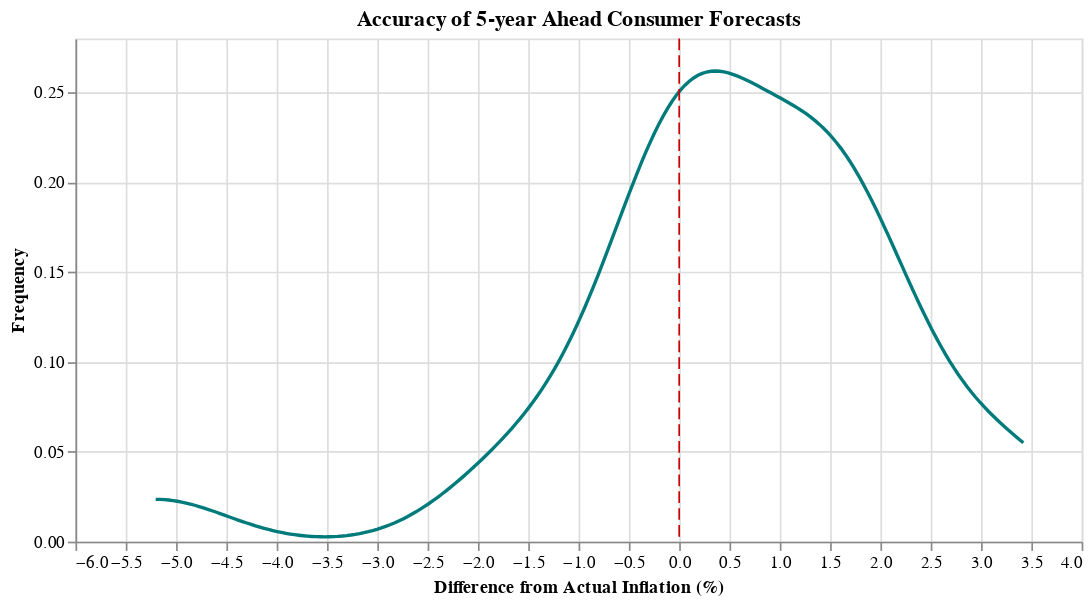

The cell this chart's notebook holds for it:
### Code cell
melted_expectations_dif = pd.melt(expectations,
    id_vars=["Year5"],
    value_vars=["Consumer_dif5", "Econ_dif5", "Breakeven_dif5"],
    var_name="type",
    value_name="value"
)

melted_expectations_dif['type'] = melted_expectations_dif['type'].replace({
    "Consumer_dif5": "Consumers",
    "Econ_dif5": "Economists",
    "Breakeven_dif5": "Breakeven Rate"
})

consumers_dif = melted_expectations_dif[melted_expectations_dif['type'].isin(['Consumers'])]


color_scale = alt.Scale(
    domain=['Consumers'],
    range=['#007A7A']
)

density_chart = alt.Chart(consumers_dif).transform_density(
    density='value',
    groupby=['type'],
    as_=['Difference From Actual Inflation', 'Frequency']
).mark_line().encode(
    x=alt.X('Difference From Actual Inflation:Q', axis=alt.Axis(format='.1f')),
    y='Frequency:Q',
    color=alt.Color('type:N', scale=color_scale, legend=None),
)

zero = alt.Chart(pd.DataFrame({'x': [0]})).mark_rule(color='#CB0000', strokeDash=[7, 3]).encode(
    x=alt.X('x:Q', axis=alt.Axis(title="Difference from Actual Inflation (%)", format='.1f'))
)

accuracy_chart = (density_chart + zero).properties(
    width=600,
    height=300,
    title='Accuracy of 5-year Ahead Consumer Forecasts'
)
accuracy_chart

### Figure 1 — Vega-Lite specification as saved in the notebook (floating-point values rounded to 4 significant figures)
{"config": {"view": {"continuousWidth": 300, "continuousHeight": 300}}, "layer": [{"data": {"name": "data-fbce0976f22424b71c05e3a7b67f59b4"}, "mark": {"type": "line"}, "encoding": {"color": {"field": "type", "legend": null, "scale": {"domain": ["Consumers"], "range": ["#007A7A"]}, "type": "nominal"}, "x": {"axis": {"format": ".1f"}, "field": "Difference From Actual Inflation", "type": "quantitative"}, "y": {"field": "Frequency", "type": "quantitative"}}, "transform": [{"density": "value", "groupby": ["type"], "as": ["Difference From Actual Inflation", "Frequency"]}]}, {"data": {"name": "data-d285a7403ed98ae579761d64a864032b"}, "mark": {"type": "rule", "color": "#CB0000", "strokeDash": [7, 3]}, "encoding": {"x": {"axis": {"format": ".1f", "title": "Difference from Actual Inflation (%)"}, "field": "x", "type": "quantitative"}}}], "height": 300, "title": "Accuracy of 5-year Ahead Consumer Forecasts", "width": 600, "$schema": "https://vega.github.io/schema/vega-lite/v5.20.1.json", "datasets": {"data-fbce0976f22424b71c05e3a7b67f59b4": [{"Year5": "1/1/2006", "type": "Consumers", "value": 0.2779}, {"Year5": "1/1/2007", "type": "Consumers", "value": 0.5294}, {"Year5": "1/1/2008", "type": "Consumers", "value": -0.6149}, {"Year5": "1/1/2009", "type": "Consumers", "value": 3.42}, {"Year5": "1/1/2010", "type": "Consumers", "value": 1.563}, {"Year5": "1/1/2011", "type": "Consumers", "value": 0.2903}, {"Year5": "1/1/2012", "type": "Consumers", "value": 1.347}, {"Year5": "1/1/2013", "type": "Consumers", "value": 1.954}, {"Year5": "1/1/2014", "type": "Consumers", "value": 1.575}, {"Year5": "1/1/2015", "type": "Consumers", "value": 3.089}, {"Year5": "1/1/2016", "type": "Consumers", "value": 1.993}, {"Year5": "1/1/2017", "type": "Consumers", "value": 1.049}, {"Year5": "1/1/2018", "type": "Consumers", "value": 1.041}, {"Year5": "1/1/2019", "type": "Consumers", "value": 1.527}, {"Year5": "1/1/2020", "type": "Consumers", "value": 1.847}, {"Year5": "1/1/2021", "type": "Consumers", "value": -1.789}, {"Year5": "1/1/2022", "type": "Consumers", "value": -5.203}, {"Year5": "1/1/2023", "type": "Consumers", "value": -1.298}, {"Year5": "1/1/2024", "type": "Consumers", "value": -0.2216}, {"Year5": null, "type": "Consumers", "value": null}, {"Year5": null, "type": "Consumers", "value": null}, {"Year5": null, "type": "Consumers", "value": null}, {"Year5": null, "type": "Consumers", "value": null}, {"Year5": null, "type": "Consumers", "value": null}], "data-d285a7403ed98ae579761d64a864032b": [{"x": 0}]}}
